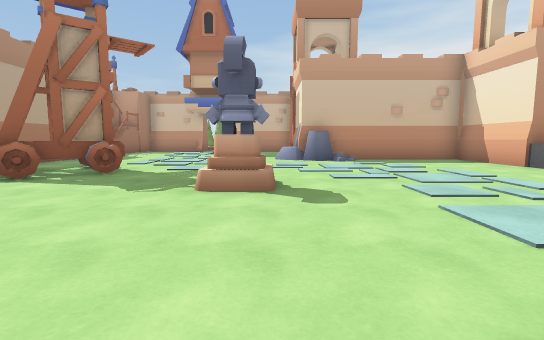
View 1 (above)

16 first-person views from a walk through a scene from a Unity 3-D project. The camera is 1.3 m above the floor, tilts 6° down and sees 85° across. The floor is counted in squares, 2 m on a side. Each view is taken from the middle of a square. On the plan, view 1 faces up. The plan holds only what a view shows up to about 9 squares ahead; the rest is blank. The place goes on beyond the plan. The player is left out.

View 2
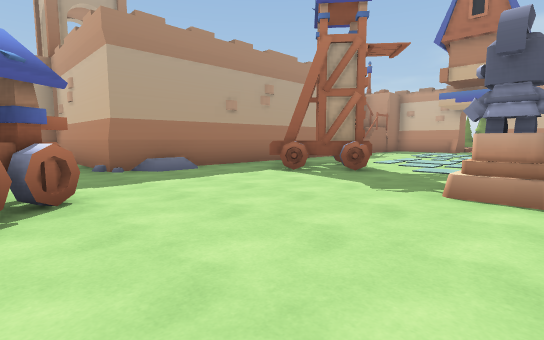

View 3
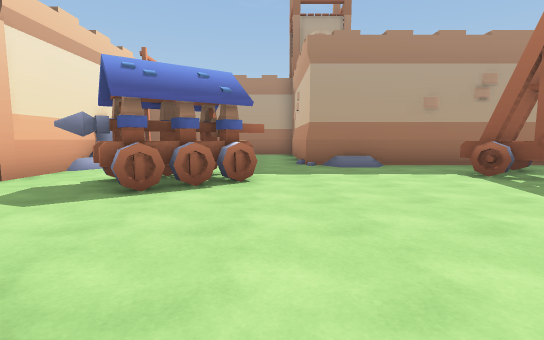

View 4
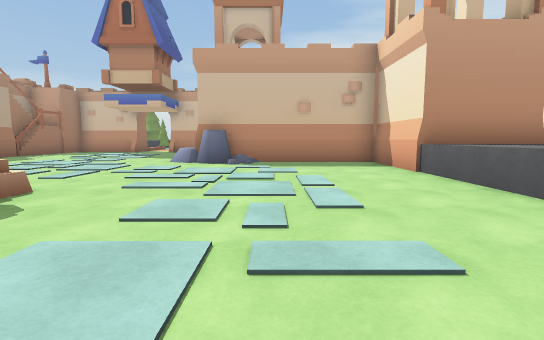

View 5
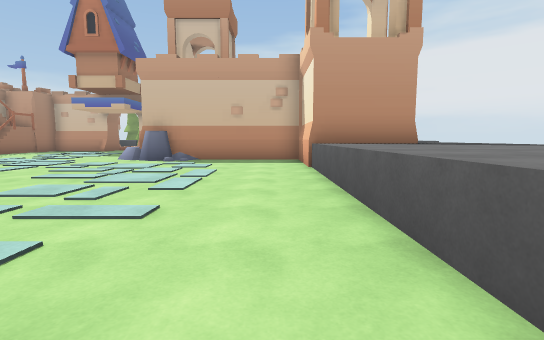

View 6
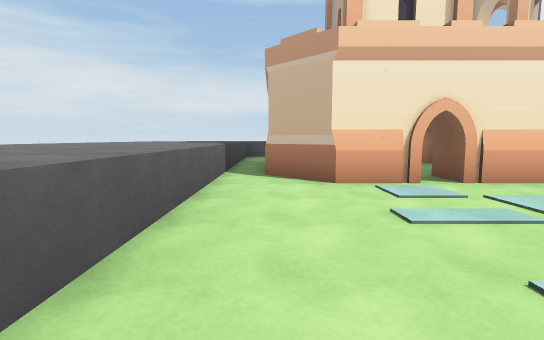

View 7
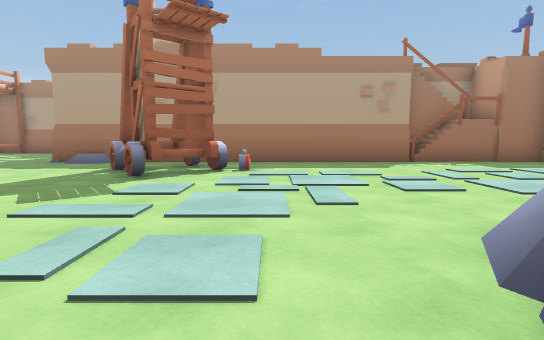

View 8
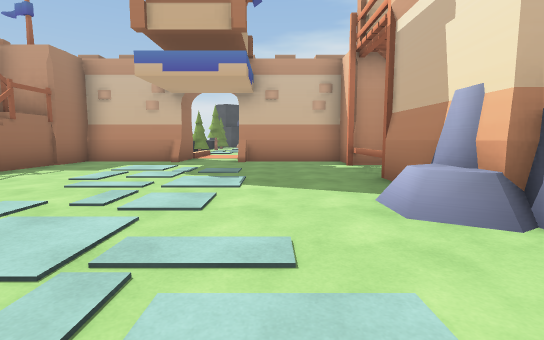

View 9
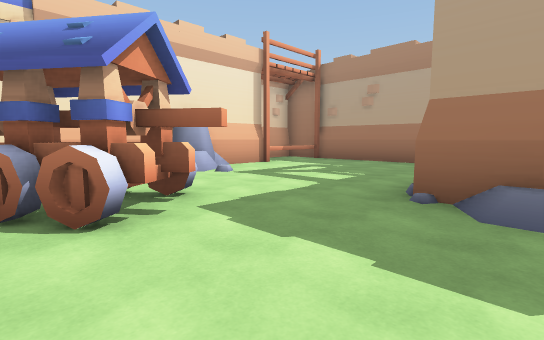

View 10
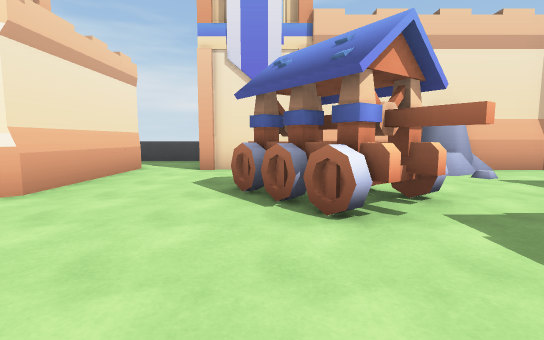

View 11
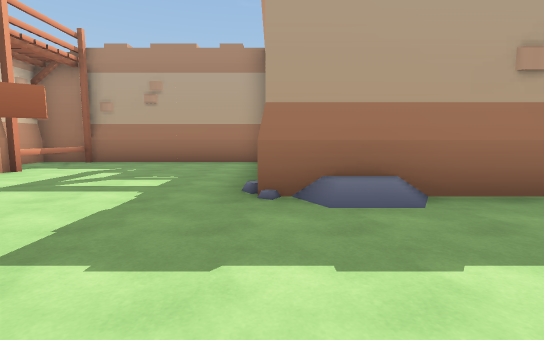

View 12
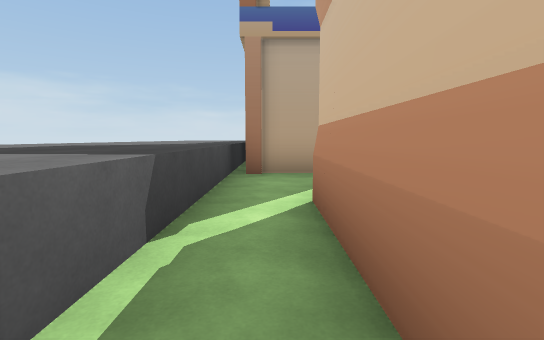

View 13
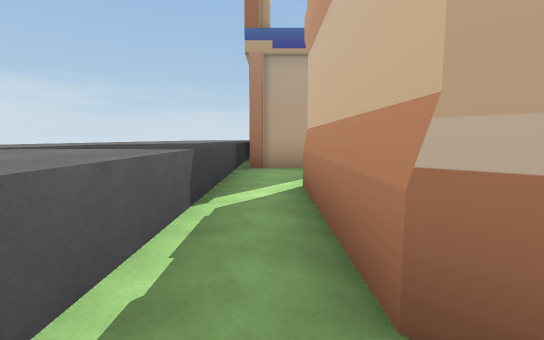

View 14
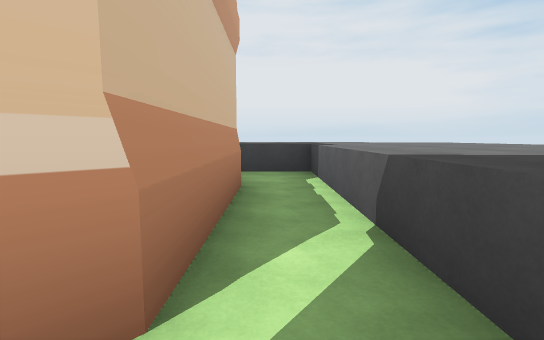

View 15
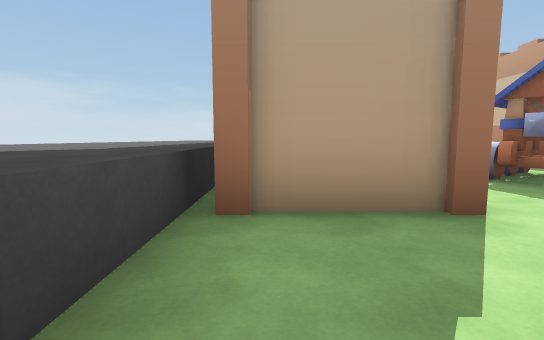

View 16
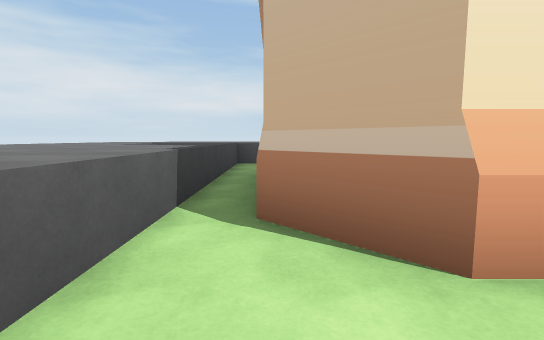

### Floor plan
Key: @ floor where view 1 was taken; # wall or solid block; . floor; / step, stairs or slope; = window, fence, low wall or low ledge; ^ raised ledge; R rock; T tower; S statue; O other object.
Columns run from 12 left of view 1 to 8 right of it. Each row starts with its distance up from view 1.
 16      ####./###
 15      #.......#
 14      #.......##
 13      #.......=
 12      #.......#
 11      #.......##
 10      #.......R#####
  9      #.......RR...#
  8      #............#
  7      #..T.........###
  6      #.TTT........^^^
  5      #..T.........^^^
  4      #.....SS.....^^^
  3      #/...........^^^
  2 ######/...........^^^
  1 #.................^^^
  0 #.......OO..@####.^^^
 -1 #.......OO..##  ##^^^
 -2 #.....R.....#     ^^^
 -3 #....#R.....##    ^^^
 -4 #####RR##OO..####.^^^
 -5  #       OO.......^^^
 -6        ^^^^^^^^^^^^^
 -7     ^ ^^^^^^^^^^^^^^^
 -8     ^ ^^^^^^^^^^^^^^

Positions as (right, up) in squares from view 1, and headings:
1: (0, 0), facing up
2: (0, 0), facing up-left
3: (1, 1), facing left
4: (3, 1), facing up
5: (5, 0), facing up
6: (5, 5), facing down
7: (2, 8), facing left
8: (-1, 7), facing up
9: (-3, 3), facing down-left
10: (-3, 3), facing down
11: (-3, 2), facing left
12: (4, -5), facing left
13: (5, -5), facing left
14: (0, -5), facing right
15: (1, -5), facing left
16: (5, 2), facing down
